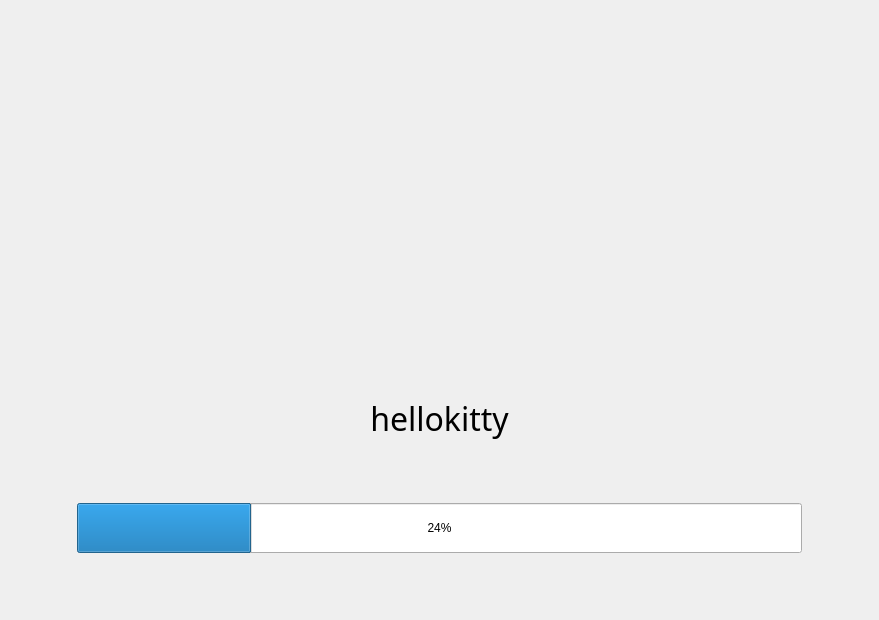
<?xml version="1.0" encoding="UTF-8"?>
<ui version="4.0">
 <class>Dialog</class>
 <widget class="QDialog" name="Dialog">
  <property name="geometry">
   <rect>
    <x>0</x>
    <y>0</y>
    <width>879</width>
    <height>620</height>
   </rect>
  </property>
  <property name="windowTitle">
   <string>Dialog</string>
  </property>
  <property name="styleSheet">
   <string notr="true">font: 24pt &quot;幼圆&quot;;
</string>
  </property>
  <layout class="QVBoxLayout" name="verticalLayout_2">
   <item>
    <layout class="QHBoxLayout" name="horizontalLayout_2">
     <item>
      <widget class="QLabel" name="label_5">
       <property name="minimumSize">
        <size>
         <width>50</width>
         <height>350</height>
        </size>
       </property>
       <property name="text">
        <string/>
       </property>
      </widget>
     </item>
     <item>
      <widget class="QLabel" name="picturelabel">
       <property name="minimumSize">
        <size>
         <width>600</width>
         <height>350</height>
        </size>
       </property>
       <property name="text">
        <string/>
       </property>
       <property name="scaledContents">
        <bool>true</bool>
       </property>
      </widget>
     </item>
     <item>
      <widget class="QLabel" name="label_7">
       <property name="minimumSize">
        <size>
         <width>50</width>
         <height>350</height>
        </size>
       </property>
       <property name="text">
        <string/>
       </property>
      </widget>
     </item>
    </layout>
   </item>
   <item>
    <layout class="QHBoxLayout" name="horizontalLayout">
     <item>
      <widget class="QLabel" name="label_2">
       <property name="minimumSize">
        <size>
         <width>60</width>
         <height>200</height>
        </size>
       </property>
       <property name="text">
        <string/>
       </property>
      </widget>
     </item>
     <item>
      <layout class="QVBoxLayout" name="verticalLayout">
       <item>
        <widget class="QLabel" name="label">
         <property name="minimumSize">
          <size>
           <width>620</width>
           <height>60</height>
          </size>
         </property>
         <property name="font">
          <font>
           <family>幼圆</family>
           <pointsize>24</pointsize>
           <weight>50</weight>
           <italic>false</italic>
           <bold>false</bold>
          </font>
         </property>
         <property name="styleSheet">
          <string notr="true">font: 24pt &quot;幼圆&quot;;</string>
         </property>
         <property name="frameShape">
          <enum>QFrame::NoFrame</enum>
         </property>
         <property name="text">
          <string>&lt;html&gt;&lt;head/&gt;&lt;body&gt;&lt;p align=&quot;center&quot;&gt;hellokitty&lt;/p&gt;&lt;/body&gt;&lt;/html&gt;</string>
         </property>
         <property name="alignment">
          <set>Qt::AlignCenter</set>
         </property>
        </widget>
       </item>
       <item>
        <widget class="QLabel" name="label_8">
         <property name="minimumSize">
          <size>
           <width>620</width>
           <height>20</height>
          </size>
         </property>
         <property name="maximumSize">
          <size>
           <width>16777215</width>
           <height>20</height>
          </size>
         </property>
         <property name="text">
          <string>&lt;html&gt;&lt;head/&gt;&lt;body&gt;&lt;p align=&quot;center&quot;&gt;&lt;br/&gt;&lt;/p&gt;&lt;/body&gt;&lt;/html&gt;</string>
         </property>
        </widget>
       </item>
       <item>
        <widget class="QProgressBar" name="progressBar">
         <property name="minimumSize">
          <size>
           <width>620</width>
           <height>50</height>
          </size>
         </property>
         <property name="value">
          <number>24</number>
         </property>
         <property name="alignment">
          <set>Qt::AlignCenter</set>
         </property>
        </widget>
       </item>
       <item>
        <widget class="QLabel" name="label_6">
         <property name="minimumSize">
          <size>
           <width>620</width>
           <height>41</height>
          </size>
         </property>
         <property name="maximumSize">
          <size>
           <width>16777215</width>
           <height>50</height>
          </size>
         </property>
         <property name="text">
          <string>&lt;html&gt;&lt;head/&gt;&lt;body&gt;&lt;p align=&quot;center&quot;&gt;&lt;br/&gt;&lt;/p&gt;&lt;/body&gt;&lt;/html&gt;</string>
         </property>
        </widget>
       </item>
      </layout>
     </item>
     <item>
      <widget class="QLabel" name="label_3">
       <property name="minimumSize">
        <size>
         <width>60</width>
         <height>200</height>
        </size>
       </property>
       <property name="text">
        <string/>
       </property>
      </widget>
     </item>
    </layout>
   </item>
  </layout>
 </widget>
 <layoutdefault spacing="6" margin="11"/>
 <resources/>
 <connections/>
</ui>
